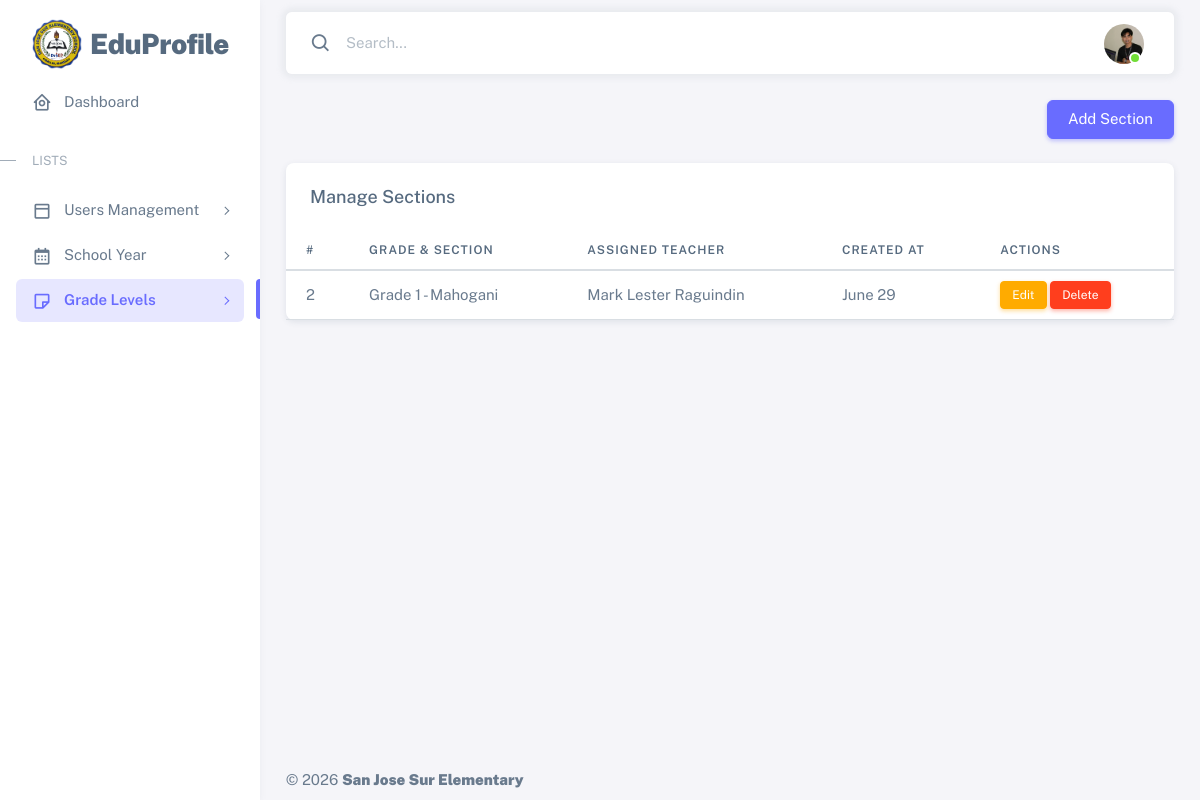
Page /resources/views/admin/sections.php (signed in) on the committed database.
### tables this page shows
CREATE TABLE `sections` (
  `id` int(11) NOT NULL,
  `grade_level_id` int(11) NOT NULL,
  `section_name` varchar(100) NOT NULL,
  `adviser_id` int(11) DEFAULT NULL,
  `created_at` timestamp NOT NULL DEFAULT current_timestamp(),
  `updated_at` timestamp NOT NULL DEFAULT current_timestamp() ON UPDATE current_timestamp()
);

CREATE TABLE `grade_levels` (
  `id` int(11) NOT NULL,
  `grade_name` varchar(50) NOT NULL,
  `created_at` timestamp NOT NULL DEFAULT current_timestamp(),
  `updated_at` timestamp NOT NULL DEFAULT current_timestamp() ON UPDATE current_timestamp()
);

CREATE TABLE `users` (
  `id` int(11) NOT NULL,
  `full_name` varchar(50) NOT NULL,
  `email` varchar(50) NOT NULL,
  `password` varchar(255) NOT NULL,
  `role` varchar(20) DEFAULT NULL,
  `profile_picture` varchar(255) DEFAULT NULL,
  `created_at` date NOT NULL DEFAULT current_timestamp(),
  `updated_at` date NOT NULL
);

### app/controllers/admin/SectionsController.php (called while the page is built, shortened)
<?php
require_once __DIR__ . '/../../core/Controller.php';
require_once __DIR__ . '/../../models/admin/SectionsModel.php';
require_once __DIR__ . '/../../../database/config/config.php';
    class SectionsController extends Controller{
        public function index(){
            return $this->model->index();
        }
    }
    try{
        $controller = new SectionsController($con);
        $sections = $controller->index();
    }catch(Exception $e){
        throw new Exception("Error " . $e->getMessage());
    }

### app/core/Controller.php (called while the page is built, shortened)
<?php
    abstract class Controller{
        public function __construct($model){
            $this->model = $model;
        }
    }

### app/core/Model.php (called while the page is built, shortened)
<?php
    class Model{
        public function __construct($con){
            $this->con = $con;
        }
    }

### app/models/admin/SectionsModel.php (called while the page is built, shortened)
<?php
require_once __DIR__ . '/../../core/Model.php';
    class SectionsModel extends Model{
        protected $sections = 'sections';
        protected $grade_levels = 'grade_levels';
        protected $users = 'users';
        public function index(){
            try{
                $query = "SELECT
                    s.*,
                    gl.grade_name AS grade_level_name,
                    u.full_name as assigned_teacher
                    FROM {$this->sections} s
                    LEFT JOIN {$this->grade_levels} gl ON s.grade_level_id = gl.id
                    LEFT JOIN {$this->users} u ON s.adviser_id = u.id
                ";
                $stmt = $this->con->prepare($query);
                $stmt->execute();
                $result = $stmt->get_result();
                return $result->fetch_all(MYSQLI_ASSOC);
            }catch(Exception $e){
                error_log("Error " . $e->getMessage());
                return[];
            }
        }
    }

### resources/views/admin/sections.php (the view, shortened to what this page needs)
<?php
require_once __DIR__ . '/../../../app/controllers/admin/SectionsController.php';
?>
<!DOCTYPE html>
<html
  lang="en"
  class="light-style layout-menu-fixed"
  dir="ltr"
  data-theme="theme-default"
  data-assets-path="../../../public/assets/"
  data-template="vertical-menu-template-free"
>
<head>
  <link rel="stylesheet" href="../../../public/assets/vendor/fonts/boxicons.css" />
  <link rel="stylesheet" href="../../../public/assets/vendor/css/core.css" class="template-customizer-core-css" />
  <link rel="stylesheet" href="../../../public/assets/vendor/css/theme-default.css" class="template-customizer-theme-css" />
  <link rel="stylesheet" href="../../../public/assets/css/demo.css" />
  <link rel="stylesheet" href="../../../public/assets/vendor/libs/perfect-scrollbar/perfect-scrollbar.css" />
</head>
<body>
    <?php require_once __DIR__ . '/partials/sidebar.php'; ?>
    <?php require_once __DIR__ . '/partials/topbar.php'; ?>
    <div class="text-end">
        <button class="btn btn-primary" data-bs-toggle="modal" data-bs-target="#createSectionsModal">Add Section</button>
    </div>
    <div class="card mt-4">
        <h5 class="card-header">Manage Sections</h5>
        <div class="table-responsive nowrap">
            <table class="table">
                <thead>
                    <tr>
                        <th>#</th>
                        <th>Grade & Section</th>
                        <th>Assigned Teacher</th>
                        <th>Created At</th>
                        <th>Actions</th>
                    </tr>
                </thead>
                <tbody>
                    <?php if(!empty($sections)): ?>
                        <?php foreach ($sections as $section): ?>
                            <tr>
                                <td><?= htmlspecialchars($section['id']); ?></td>
                                <td><?= htmlspecialchars($section['grade_level_name'] . ' - ' . $section['section_name'] ); ?></td>
                                <td><?= htmlspecialchars($section['assigned_teacher']); ?></td>
                                <td><?= (new DateTime($section['created_at']))->format('F j') ?></td>
                                <td>
                                    <button
                                        class="btn btn-sm btn-warning"
                                        data-bs-toggle="modal"
                                        data-bs-target="#editSectionModal"
                                        onclick="editSection(
                                            '<?= htmlspecialchars($section['id']); ?>',
                                            '<?= htmlspecialchars($section['grade_level_id']); ?>',
                                            '<?= htmlspecialchars($section['section_name']); ?>',
                                            '<?= htmlspecialchars($section['adviser_id']); ?>'
                                        )"
                                    >
                                        Edit
                                    </button>
                                    <form action="../../../app/controllers/admin/SectionsController.php" method="post" style="display: inline;">
                                        <button
                                            type="submit"
                                            class="btn btn-sm btn-danger"
                                            name="delete_section"
                                            onclick="return confirm('Are you sure you want to delete this section? this action cannot be undone.')"
                                        >
                                            Delete
                                        </button>
                                    </form>
                                </td>
                            </tr>
                        <?php endforeach; ?>
                    <?php else: ?>
                        <tr>
                            <td colspan="6" class="text-center">No Sections Found, Create One.</td>
                        </tr>
                    <?php endif; ?>
                </tbody>
            </table>
        </div>
    </div>
    <?php require_once __DIR__ . '/partials/footer.php'; ?>
</body>
</html>

### rows in the picture
sections: id "2", grade_level+section_name "Grade 1 - Mahogani", adviser.full_name "Mark Lester Raguindin", created_at "June 29"
